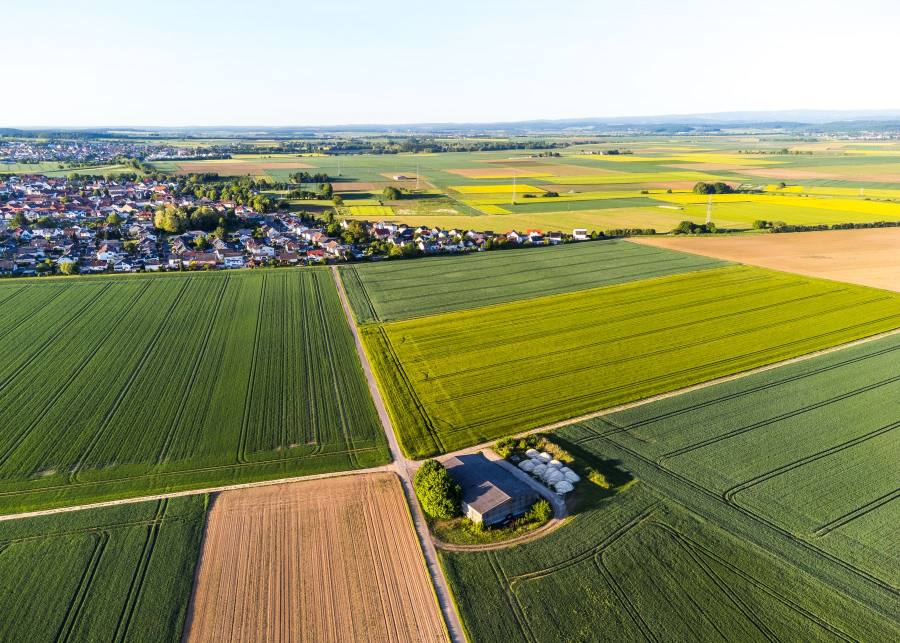
#> input picture uav-site/src/img/stock/px-32047288.jpg, 1800 x 1286 px (shown at 1/2 size)
$ python topo.py
#> lines starting #> are read from the running program, lines starting #| are printed output that depends on the picture; after the words box and inside, x2 and y2 are one past the last pixel; in counts of white or black regions, pixels touching at a corner belong together
#!/usr/bin/env python3
"""Topographic-style isolines traced from the luminance of a real photograph.
Writes src/lib/topo.json: {name: {"w":1200,"h":..,"paths":[[d,level],...]}}. Needs numpy + opencv-python-headless."""
import cv2, numpy as np, json, os, sys
ROOT = os.path.dirname(os.path.dirname(os.path.abspath(__file__)))
SRC = os.path.join(ROOT, 'src', 'img')
JOBS = {  # name: (source, blur sigma, levels, min arc length)
    'farm': ('stock/px-32047288.jpg', 7, 9, 90),
    'town': ('client/c12-drone-over-town.jpg', 8, 9, 100),
    'site': ('stock/px-8811576.jpg', 8, 9, 100),
}
def trace(path, sigma, levels, minlen, W=1200):
#> called with path = 'stock/px-32047288.jpg', sigma = 7, levels = 9, minlen = 90, W = 1200
    im = cv2.imread(os.path.join(SRC, path), cv2.IMREAD_GRAYSCALE)
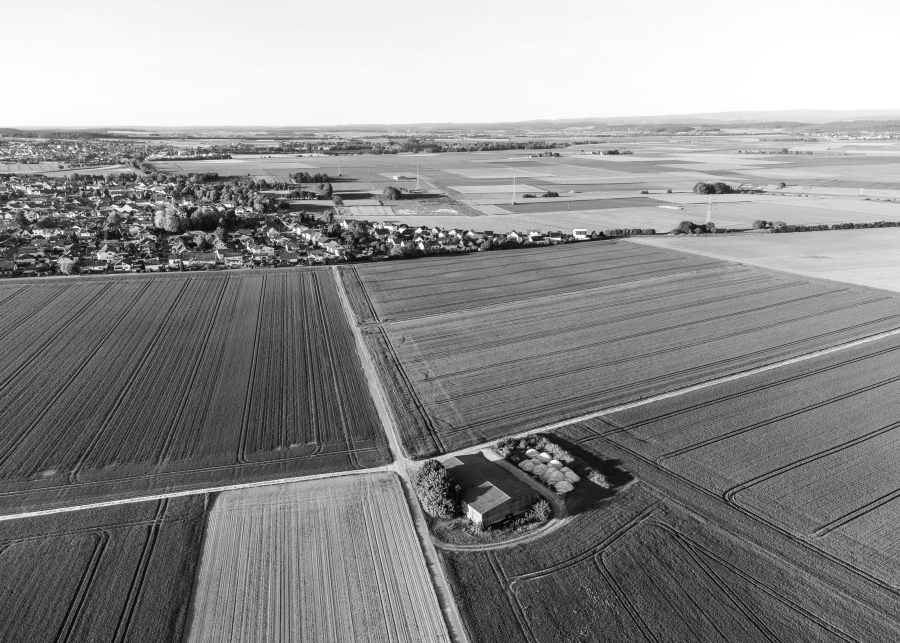
#> im: shape (1286, 1800) (shown at 1/2 size); min 0, max 255, mean 141.3
    h = round(im.shape[0] * W / im.shape[1]); im = cv2.resize(im, (W, h), interpolation=cv2.INTER_AREA)
#> after `h = round(im.shape[0] * W / im.shape[1])`: h = 857
    g = cv2.GaussianBlur(im, (0, 0), sigma)
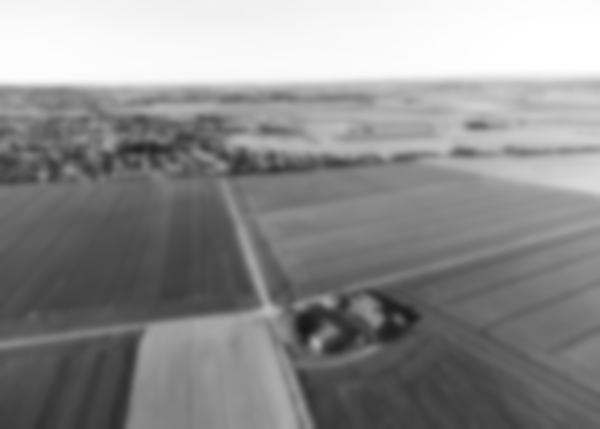
#> g: shape (857, 1200) (shown at 1/2 size); min 22, max 255, mean 141.3
    out = []
    qs = np.linspace(8, 92, levels)
    for li, q in enumerate(qs):
        t = np.percentile(g, q)
        m = (g > t).astype(np.uint8) * 255
        cs, _ = cv2.findContours(m, cv2.RETR_LIST, cv2.CHAIN_APPROX_NONE)
        parts = []
        for c in cs:
            if cv2.arcLength(c, False) < minlen: continue
            a = cv2.approxPolyDP(c, 2.2, False)
            if len(a) < 4: continue
            pts = a[:, 0, :]
            if (pts[:, 0] <= 1).all() or (pts[:, 0] >= W - 2).all() or (pts[:, 1] <= 1).all() or (pts[:, 1] >= h - 2).all(): continue
            parts.append('M' + 'L'.join(f'{x} {y}' for x, y in pts))
        if parts: out.append(['' .join(parts), li])
#> this loop made 9 passes
#> t on passes 1 to 9: 70, 80, 96, 111, 127, 141, 166, 233, 250
#> pass 1, in trace, `m = (g > t).astype(np.uint8) * 255`:
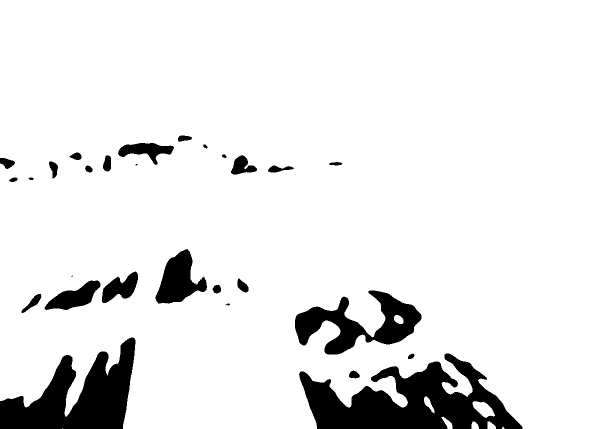
#> m: shape (857, 1200) (shown at 1/2 size); 90.9% white; 28 black regions (2 under 20 px), largest, box (x1, y1, x2, y2) and area: (598, 707, 1045, 857) 34716, (0, 675, 271, 857) 25475, (590, 581, 843, 709) 13835
#> pass 2, in trace, `m = (g > t).astype(np.uint8) * 255`:
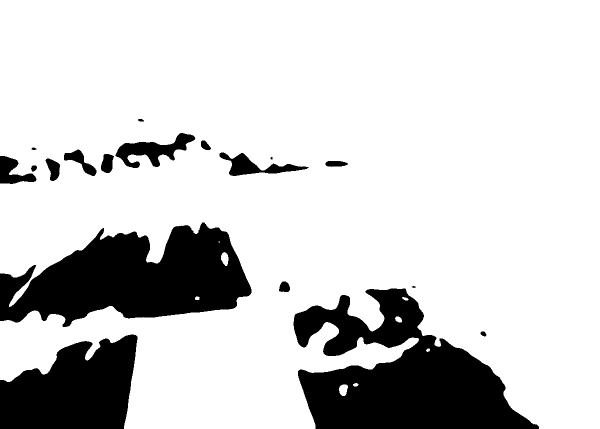
#> m: shape (857, 1200) (shown at 1/2 size); 81.4% white; 18 black regions (1 under 20 px), largest, box (x1, y1, x2, y2) and area: (587, 577, 1078, 857) 74889, (0, 445, 503, 654) 64564, (0, 669, 275, 857) 37769
#> pass 3, in trace, `m = (g > t).astype(np.uint8) * 255`:
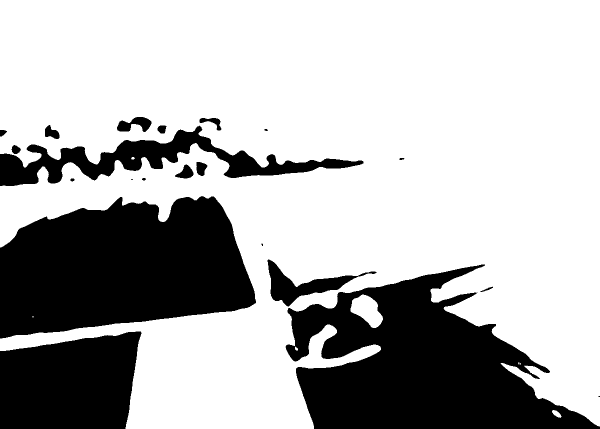
#> m: shape (857, 1200) (shown at 1/2 size); 70.5% white; 22 black regions (4 under 20 px), largest, box (x1, y1, x2, y2) and area: (571, 529, 1200, 857) 112836, (0, 392, 512, 677) 108917, (0, 663, 283, 857) 46234
#> after the loop:
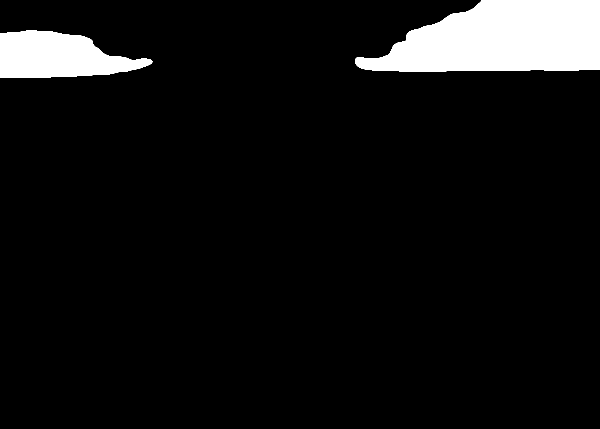
#> m: shape (857, 1200) (shown at 1/2 size); 7.1% white; 2 white regions, box (x1, y1, x2, y2) and area: (710, 0, 1200, 143) 52592, (0, 60, 305, 156) 19977
#> after the loop, out = 9 items
    return {'w': W, 'h': h, 'paths': out}
if __name__ == '__main__':
    res = {k: trace(*v) for k, v in JOBS.items()}
#> (the run stopped early here; a loop or call above may not have finished)

$ run again, with uav-site/src/img/stock/px-11748111.jpg copied over uav-site/src/img/stock/px-32047288.jpg
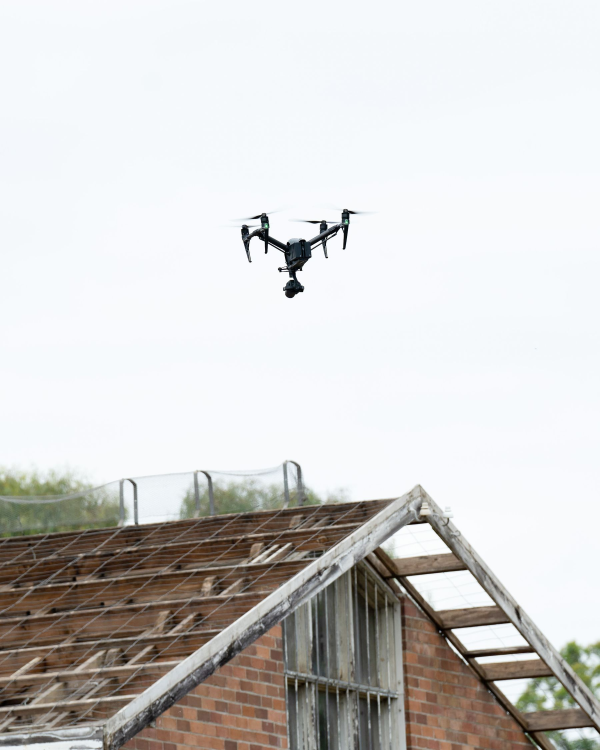
#> input picture uav-site/src/img/stock/px-11748111.jpg, 1800 x 2250 px (shown at 1/3 size)
#> the loop in trace, `for li, q in enumerate(qs):` made 9 passes
#> t on passes 1 to 8: 85, 119, 188, 247, 248, 249, 249, 250
#> pass 1, in trace, `m = (g > t).astype(np.uint8) * 255`:
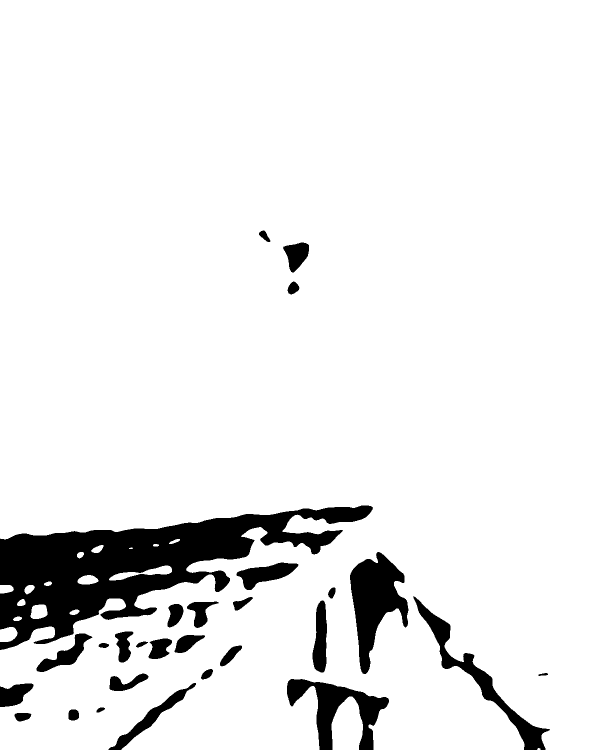
#> m: shape (1500, 1200) (shown at 1/2 size); 91.9% white; 28 black regions, largest, box (x1, y1, x2, y2) and area: (0, 1011, 746, 1300) 81293, (700, 1104, 817, 1348) 14344, (574, 1358, 778, 1500) 11102
#> after the loop in trace, `for li, q in enumerate(qs):`:
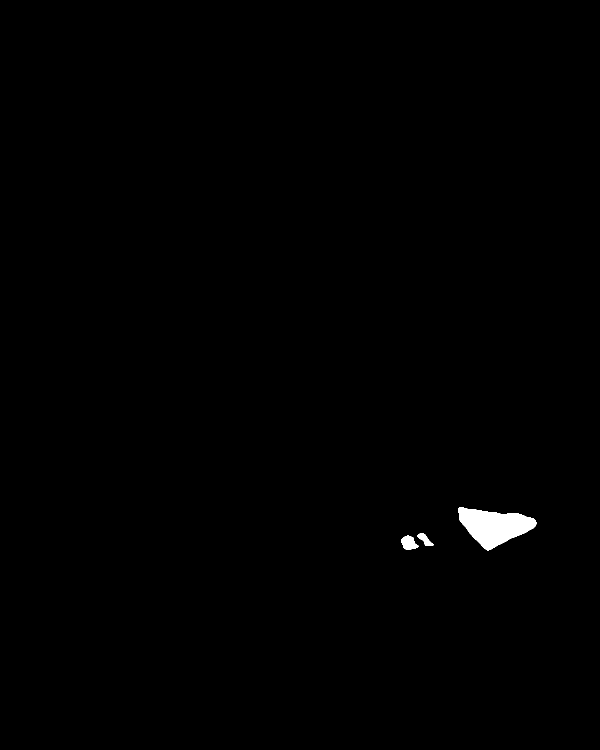
#> m: shape (1500, 1200) (shown at 1/2 size); 0.49% white; 3 white regions, box (x1, y1, x2, y2) and area: (917, 1014, 1073, 1101) 7836, (803, 1071, 838, 1099) 662, (835, 1067, 867, 1092) 384
#> after the loop in trace, `for li, q in enumerate(qs):`: out = 9 items

$ run again, with uav-site/src/img/stock/px-14066336.jpg copied over uav-site/src/img/stock/px-32047288.jpg
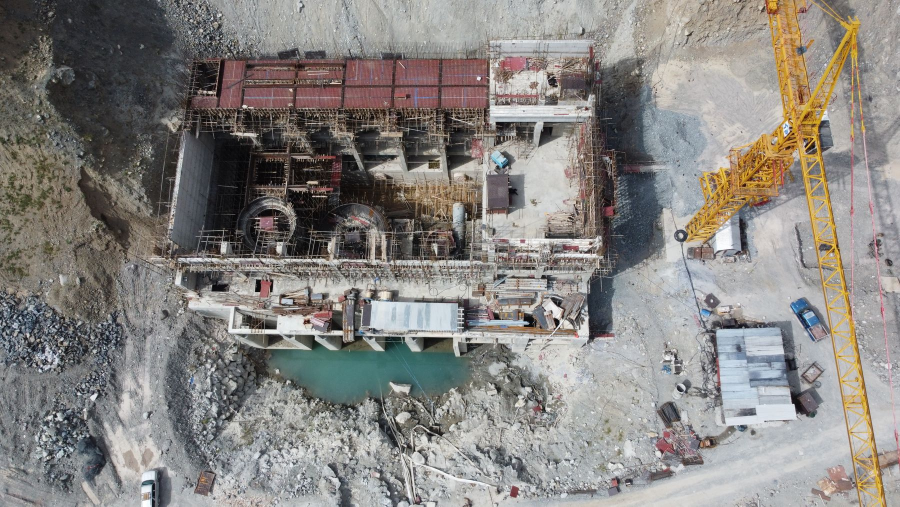
#> input picture uav-site/src/img/stock/px-14066336.jpg, 1800 x 1013 px (shown at 1/2 size)
#> the loop in trace, `for li, q in enumerate(qs):` made 9 passes
#> t on passes 1 to 8: 59, 90, 106, 122, 140, 154, 165, 176
#> pass 1, in trace, `m = (g > t).astype(np.uint8) * 255`:
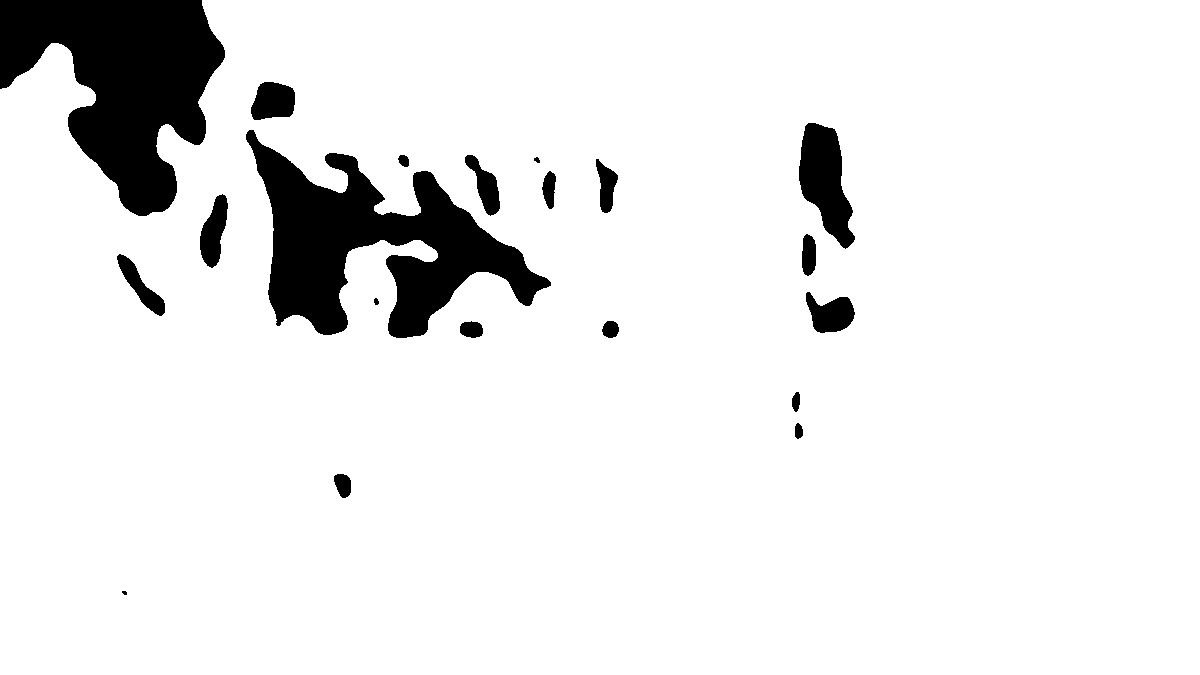
#> m: shape (675, 1200); 91.7% white; 20 black regions (1 under 20 px), largest, box (x1, y1, x2, y2) and area: (0, 0, 225, 216) 27786, (246, 130, 551, 338) 26388, (799, 123, 855, 249) 4144
#> after the loop in trace, `for li, q in enumerate(qs):`:
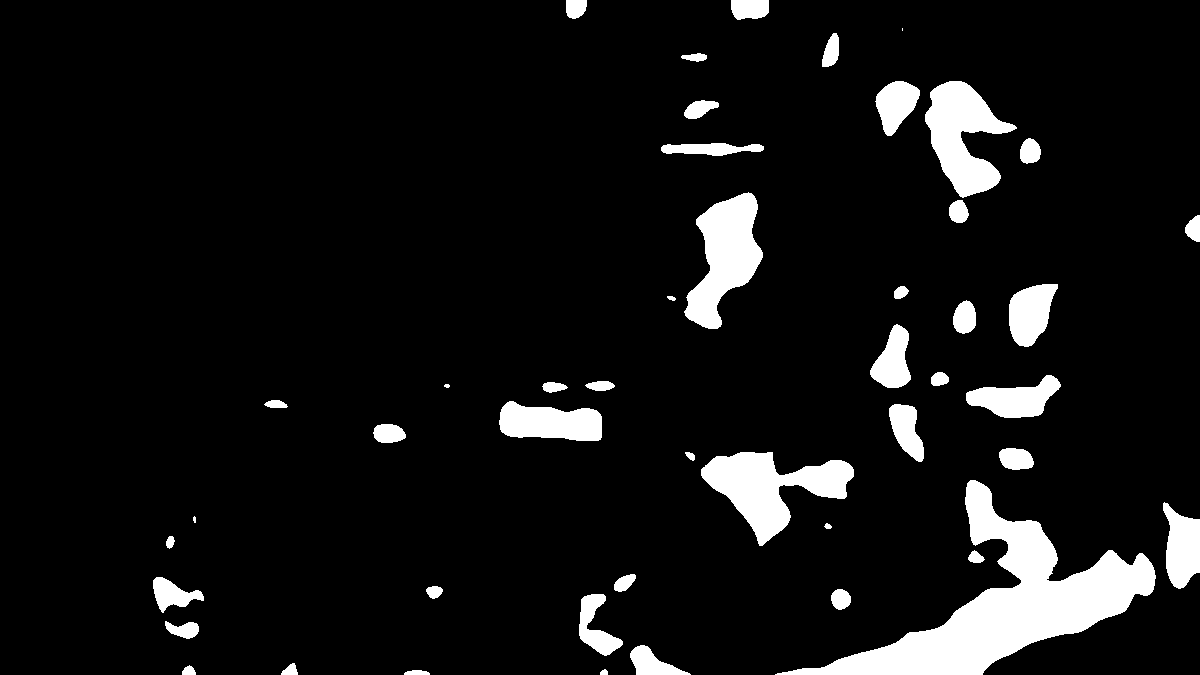
#> m: shape (675, 1200); 8% white; 47 white regions (3 under 20 px), largest, box (x1, y1, x2, y2) and area: (775, 480, 1156, 675) 20973, (701, 452, 854, 546) 6523, (684, 192, 763, 329) 5861
#> after the loop in trace, `for li, q in enumerate(qs):`: out = 9 items
